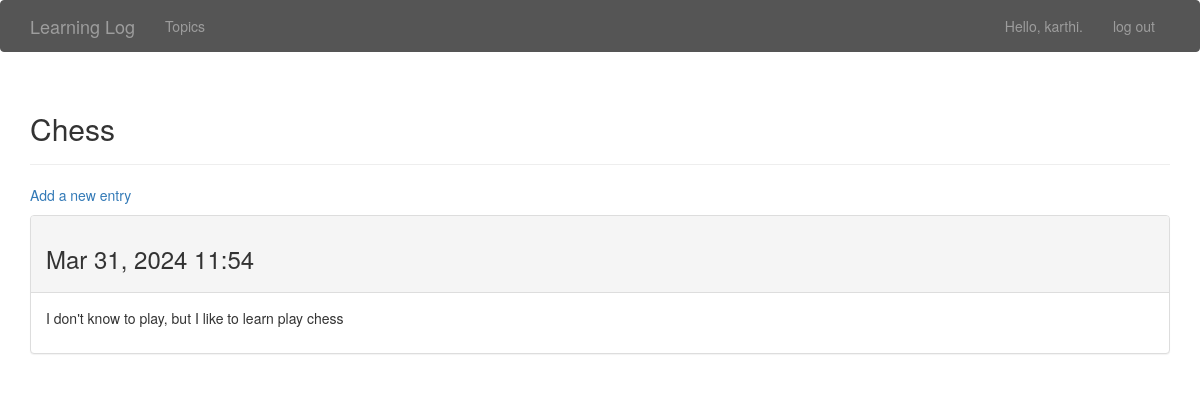
The page /topics/3/ (signed in) on the database its author committed.
### learning_logs/models.py (models this page shows, shortened)
class Topic(models.Model):
    text = models.CharField(max_length=200)
    date_added = models.DateTimeField(auto_now_add=True)
    owner = models.ForeignKey(User, on_delete=models.CASCADE)
    def __str__(self) -> str:
        return self.text

class Entry(models.Model):
    topic = models.ForeignKey(Topic, on_delete=models.CASCADE)
    text = models.TextField()
    date_added = models.DateTimeField(auto_now_add=True)
    class Meta:
        verbose_name_plural = 'entries'

### learning_logs/views.py (the view)
# urls.py: path('topics/<int:topic_id>/', views.topic, name='topic'),
@login_required
def topic(request, topic_id):
    topic = Topic.objects.get(id=topic_id)
    if topic.owner != request.user:
        raise Http404
    entries = topic.entry_set.order_by('date_added')
    context = {'topic': topic, 'entries': entries}
    return render(request, 'topic.html', context)

### learning_logs/templates/topic.html
{% extends "base.html" %}
{% block header %}
  <h2>{{ topic }}</h2>
{% endblock header %}
{% block content %}
  <p>
    <a href="{% url 'new entry' topic.id %}">Add a new entry</a>
  </p>
  {% for entry in entries %}
    <div class="panel panel-default">
      <div class="panel-heading">
        <h3>{{ entry.date_added|date:'M d, Y h:i'}}</h3>
      </div>
      <div class="panel-body">
        {{ entry.text|linebreaks }}
      </div>
    </div>
  {% empty %}
    There are no entries in this topic.
  {% endfor %}
{% endblock content %}

### learning_logs/templates/base.html (shortened to what this page needs)
{% load bootstrap3 %}
<!DOCTYPE html>
<html lang="en">
  <head>
    {% bootstrap_css %}
  </head>
  <body>
    <nav class="navbar navbar-inverse bg-dark">
      <div class="container">
        <div class="navbar-header">
          <a class="navbar-brand" href="{% url 'home' %}">Learning Log</a>
        </div>
        <div id="navbar" class="navbar-collapse collapse">
          <ul class="nav navbar-nav">
            <li><a href="{% url 'topics' %}">Topics</a></li>
          </ul>
          <ul class="nav navbar-nav navbar-right">
            {% if user.is_authenticated %}
              <li><a>Hello, {{ user.username }}.</a></li>
              <li><a href="{% url 'logout' %}">log out</a></li>
            {% else %}
              <li><a href="{% url 'register' %}">register</a></li>
              <li><a href="{% url 'login' %}">log in</a></li>
            {% endif %}
          </ul>
        </div>
      </div>
    </nav>
    <div class="container">
      <div class="page-header">
        {% block header %}{% endblock header %}
      </div>
      <div>
        {% block content %}{% endblock content %}
      </div>
    </div>
  </body>
</html>

### learning_logs/templates/base.html (style rules this page uses)
.navbar-inverse { background-color: #555555; border-color: #555555; }

### rows shown on the page
Topic: text "Chess"
Entry: date_added "Mar 31, 2024 11:54", text "I don't know to play, but I like to learn play chess"

### other values the page prints
{{ user.username }} "karthi"
